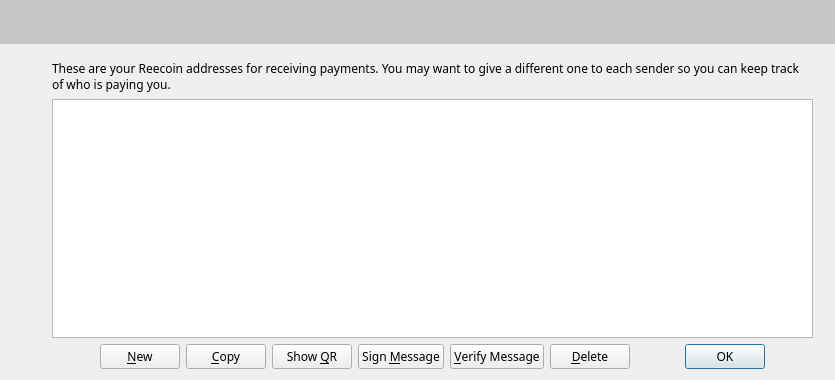
<?xml version="1.0" encoding="UTF-8"?>
<ui version="4.0">
 <class>AddressBookPage</class>
 <widget class="QWidget" name="AddressBookPage">
  <property name="geometry">
   <rect>
    <x>0</x>
    <y>0</y>
    <width>835</width>
    <height>380</height>
   </rect>
  </property>
  <property name="windowTitle">
   <string>Address Book</string>
  </property>
  <property name="styleSheet">
   <string notr="true">font-family:Proxima Nova Rg;</string>
  </property>
  <layout class="QVBoxLayout" name="verticalLayout">
   <property name="leftMargin">
    <number>0</number>
   </property>
   <property name="topMargin">
    <number>0</number>
   </property>
   <property name="rightMargin">
    <number>0</number>
   </property>
   <item>
    <widget class="QFrame" name="greyFrame">
     <property name="minimumSize">
      <size>
       <width>0</width>
       <height>44</height>
      </size>
     </property>
     <property name="maximumSize">
      <size>
       <width>99999</width>
       <height>99999</height>
      </size>
     </property>
     <property name="styleSheet">
      <string notr="true">background:#c7c7c7;</string>
     </property>
     <layout class="QVBoxLayout" name="verticalLayout_9">
      <property name="spacing">
       <number>0</number>
      </property>
      <property name="leftMargin">
       <number>28</number>
      </property>
      <property name="topMargin">
       <number>14</number>
      </property>
      <property name="rightMargin">
       <number>0</number>
      </property>
      <property name="bottomMargin">
       <number>0</number>
      </property>
      <item>
       <widget class="QLabel" name="label">
        <property name="sizePolicy">
         <sizepolicy hsizetype="Expanding" vsizetype="Preferred">
          <horstretch>0</horstretch>
          <verstretch>0</verstretch>
         </sizepolicy>
        </property>
        <property name="text">
         <string>&lt;html&gt;&lt;head/&gt;&lt;body&gt;&lt;p&gt;&lt;img src=&quot;:/icons/res/icons/addt.png&quot;/&gt;&lt;/p&gt;&lt;/body&gt;&lt;/html&gt;</string>
        </property>
        <property name="alignment">
         <set>Qt::AlignCenter</set>
        </property>
       </widget>
      </item>
     </layout>
    </widget>
   </item>
   <item>
    <layout class="QVBoxLayout" name="verticalLayout_2">
     <property name="leftMargin">
      <number>52</number>
     </property>
     <property name="topMargin">
      <number>10</number>
     </property>
     <property name="rightMargin">
      <number>22</number>
     </property>
     <item>
      <widget class="QLabel" name="labelExplanation">
       <property name="text">
        <string>These are your Reecoin addresses for receiving payments. You may want to give a different one to each sender so you can keep track of who is paying you.</string>
       </property>
       <property name="textFormat">
        <enum>Qt::PlainText</enum>
       </property>
       <property name="wordWrap">
        <bool>true</bool>
       </property>
      </widget>
     </item>
     <item>
      <widget class="QTableView" name="tableView">
       <property name="contextMenuPolicy">
        <enum>Qt::CustomContextMenu</enum>
       </property>
       <property name="toolTip">
        <string>Double-click to edit address or label</string>
       </property>
       <property name="tabKeyNavigation">
        <bool>false</bool>
       </property>
       <property name="alternatingRowColors">
        <bool>true</bool>
       </property>
       <property name="selectionMode">
        <enum>QAbstractItemView::SingleSelection</enum>
       </property>
       <property name="selectionBehavior">
        <enum>QAbstractItemView::SelectRows</enum>
       </property>
       <property name="sortingEnabled">
        <bool>true</bool>
       </property>
       <attribute name="verticalHeaderVisible">
        <bool>false</bool>
       </attribute>
      </widget>
     </item>
     <item>
      <layout class="QHBoxLayout" name="horizontalLayout">
       <item>
        <spacer name="horizontalSpacer_2">
         <property name="orientation">
          <enum>Qt::Horizontal</enum>
         </property>
         <property name="sizeHint" stdset="0">
          <size>
           <width>40</width>
           <height>20</height>
          </size>
         </property>
        </spacer>
       </item>
       <item>
        <widget class="QPushButton" name="newAddressButton">
         <property name="toolTip">
          <string>Create a new address</string>
         </property>
         <property name="text">
          <string>&amp;New</string>
         </property>
         <property name="icon">
          <iconset resource="../bitcoin.qrc">
           <normaloff>:/icons/add</normaloff>:/icons/add</iconset>
         </property>
        </widget>
       </item>
       <item>
        <widget class="QPushButton" name="copyToClipboard">
         <property name="toolTip">
          <string>Copy the currently selected address to the system clipboard</string>
         </property>
         <property name="text">
          <string>&amp;Copy</string>
         </property>
         <property name="icon">
          <iconset resource="../bitcoin.qrc">
           <normaloff>:/icons/editcopy</normaloff>:/icons/editcopy</iconset>
         </property>
        </widget>
       </item>
       <item>
        <widget class="QPushButton" name="showQRCode">
         <property name="text">
          <string>Show &amp;QR</string>
         </property>
         <property name="icon">
          <iconset resource="../bitcoin.qrc">
           <normaloff>:/icons/qrcode</normaloff>:/icons/qrcode</iconset>
         </property>
        </widget>
       </item>
       <item>
        <widget class="QPushButton" name="signMessage">
         <property name="toolTip">
          <string>Sign a message to prove you own a Reecoin address</string>
         </property>
         <property name="text">
          <string>Sign &amp;Message</string>
         </property>
         <property name="icon">
          <iconset resource="../bitcoin.qrc">
           <normaloff>:/icons/edit</normaloff>:/icons/edit</iconset>
         </property>
        </widget>
       </item>
       <item>
        <widget class="QPushButton" name="verifyMessage">
         <property name="toolTip">
          <string>Verify a message to ensure it was signed with a specified Reecoin address</string>
         </property>
         <property name="text">
          <string>&amp;Verify Message</string>
         </property>
         <property name="icon">
          <iconset resource="../bitcoin.qrc">
           <normaloff>:/icons/transaction_0</normaloff>:/icons/transaction_0</iconset>
         </property>
        </widget>
       </item>
       <item>
        <widget class="QPushButton" name="deleteButton">
         <property name="toolTip">
          <string>Delete the currently selected address from the list</string>
         </property>
         <property name="text">
          <string>&amp;Delete</string>
         </property>
         <property name="icon">
          <iconset resource="../bitcoin.qrc">
           <normaloff>:/icons/remove</normaloff>:/icons/remove</iconset>
         </property>
        </widget>
       </item>
       <item>
        <spacer name="horizontalSpacer">
         <property name="orientation">
          <enum>Qt::Horizontal</enum>
         </property>
         <property name="sizeHint" stdset="0">
          <size>
           <width>40</width>
           <height>20</height>
          </size>
         </property>
        </spacer>
       </item>
       <item>
        <widget class="QDialogButtonBox" name="buttonBox">
         <property name="sizePolicy">
          <sizepolicy hsizetype="Maximum" vsizetype="Fixed">
           <horstretch>0</horstretch>
           <verstretch>0</verstretch>
          </sizepolicy>
         </property>
         <property name="standardButtons">
          <set>QDialogButtonBox::Ok</set>
         </property>
        </widget>
       </item>
       <item>
        <spacer name="horizontalSpacer_3">
         <property name="orientation">
          <enum>Qt::Horizontal</enum>
         </property>
         <property name="sizeHint" stdset="0">
          <size>
           <width>40</width>
           <height>20</height>
          </size>
         </property>
        </spacer>
       </item>
      </layout>
     </item>
    </layout>
   </item>
  </layout>
 </widget>
 <resources>
  <include location="../bitcoin.qrc"/>
 </resources>
 <connections/>
</ui>
